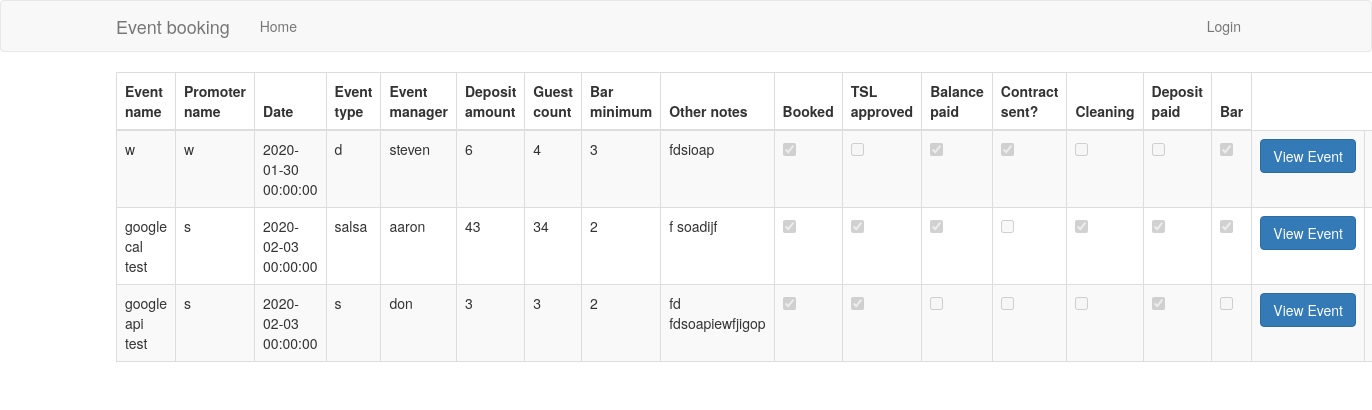
The app's page /events with its own data.
### app/models.py (models this page shows, shortened)
class Event(db.Model):
        id = db.Column(db.Integer, primary_key=True)
        event_name = db.Column(db.String(120), index=True)
        promoter_name = db.Column(db.String(64), index=True)
        event_date = db.Column(db.DateTime, index=True, default=datetime.utcnow)
        event_type = db.Column(db.String(64), index=True)
        event_manager = db.Column(db.String(64), index=True)
        deposit_amount = db.Column(db.Integer)
        guest_count = db.Column(db.Integer)
        bar_min = db.Column(db.Integer)
        other_notes = db.Column(db.String(64), index=True)
        booked = db.Column(db.Boolean, default=False)
        tsl_approved = db.Column(db.Boolean, default=False)
        balance_paid = db.Column(db.Boolean, default=False)
        contract_sent = db.Column(db.Boolean, default=False)
        cleaning = db.Column(db.Boolean, default=False)
        deposit_paid = db.Column(db.Boolean, default=False)
        bar = db.Column(db.Boolean, default=False)
        update = LinkCol('Update', 'update_event', url_kwargs=dict(id='id'))
        user_id = db.Column(db.Integer, db.ForeignKey('user.id'))

### app/routes.py (the view)
@app.route('/events', methods=['GET'])
def events():
    form = EventForm()
    events = Event.query.all()
    return render_template('events.html', form=form, events=events)

### app/forms.py
class EventForm(FlaskForm):
    event_name = StringField('Event name', validators=[DataRequired()])
    promoter_name = StringField('Promoter name', validators=[DataRequired()])
    event_date = DateField('Date', format='%m/%d/%Y', validators=[DataRequired()])
    event_type = StringField('Event type', validators=[DataRequired()])
    event_manager = StringField('Event manager', validators=[DataRequired()])
    deposit_amount = IntegerField('Deposit amount', validators=[DataRequired()])
    guest_count = IntegerField('Guest count', validators=[DataRequired()])
    bar_min = IntegerField('Bar minimum', validators=[DataRequired()])
    other_notes = TextAreaField('Other notes', validators=[Length(min=0, max=140)])
    booked = BooleanField('Booked')
    tsl_approved = BooleanField('TSL approved?')
    balance_paid = BooleanField('Balance paid?')
    contract_sent = BooleanField('Contract sent?')
    cleaning = BooleanField('Cleaning')
    deposit_paid = BooleanField('Deposit paid?')
    bar = BooleanField('Bar?')
    submit = SubmitField('Submit')

### app/templates/events.html (shortened to what this page needs)
{% extends "base.html" %}
{% block app_content %}
<table class="table table-hover table-striped table-bordered">
  <thead class="thead-dark">
  <tr align="center">
    <th scope="col">Event name</th>
    <th scope="col">Promoter name</th>
    <th scope="col">Date</th>
    <th scope="col">Event type</th>
    <th scope="col">Event manager</th>
    <th scope="col">Deposit amount</th>
    <th scope="col">Guest count</th>
    <th scope="col">Bar minimum</th>
    <th scope="col">Other notes</th>
    <th scope="col">Booked</th>
    <th scope="col">TSL approved</th>
    <th scope="col">Balance paid</th>
    <th scope="col">Contract sent?</th>
    <th scope="col">Cleaning</th>
    <th scope="col">Deposit paid</th>
    <th scope="col">Bar</th>
  </tr>
  </thead>
{% for event in events %}
<tr>
  <td class="col">{{ event.event_name }}</td>
  <td class="col">{{ event.promoter_name }}</td>
  <td class="col">{{ event.event_date }}</td>
  <td class="col">{{ event.event_type }}</td>
  <td class="col">{{ event.event_manager }}</td>
  <td class="col">{{ event.deposit_amount }}</td>
  <td class="col">{{ event.guest_count }}</td>
  <td class="col">{{ event.bar_min }}</td>
  <td class="col">{{ event.other_notes }}</td>
  <td class="col">{% if event.booked %}{{ event.booked|replace(event.booked, "") }}<div class="form-check">
  <input class="form-check-input" type="checkbox" value="" id="defaultCheck1" checked disabled></td>
  {% else %}
  <div class="form-check">
  <input class="form-check-input" type="checkbox" value="" id="defaultCheck1" disabled>
  {% endif %}
  <td class="col">{% if event.tsl_approved %}{{ event.tsl_approved|replace(event.tsl_approved, "") }}<div class="form-check">
  <input class="form-check-input" type="checkbox" value="" id="defaultCheck1" checked disabled></td>
  {% else %}
  <div class="form-check">
  <input class="form-check-input" type="checkbox" value="" id="defaultCheck1" disabled>
  {% endif %}
  <td class="col">{% if event.balance_paid %}{{ event.balance_paid|replace(event.balance_paid, "") }}<div class="form-check">
  <input class="form-check-input" type="checkbox" value="" id="defaultCheck1" checked disabled></td>
  {% else %}
  <div class="form-check">
  <input class="form-check-input" type="checkbox" value="" id="defaultCheck1" disabled>
  {% endif %}
  <td class="col">{% if event.contract_sent %}{{ event.contract_sent|replace(event.contract_sent, "") }}<div class="form-check">
  <input class="form-check-input" type="checkbox" value="" id="defaultCheck1" checked disabled></td>
  {% else %}
  <div class="form-check">
  <input class="form-check-input" type="checkbox" value="" id="defaultCheck1" disabled>
  {% endif %}
  <td class="col">{% if event.cleaning %}{{ event.cleaning|replace(event.cleaning, "") }}<div class="form-check">
  <input class="form-check-input" type="checkbox" value="" id="defaultCheck1" checked disabled></td>
  {% else %}
  <div class="form-check">
  <input class="form-check-input" type="checkbox" value="" id="defaultCheck1" disabled>
  {% endif %}
  <td class="col">{% if event.deposit_paid %}{{ event.deposit_paid|replace(event.deposit_paid, "") }}<div class="form-check">
  <input class="form-check-input" type="checkbox" value="" id="defaultCheck1" checked disabled></td>
  {% else %}
  <div class="form-check">
  <input class="form-check-input" type="checkbox" value="" id="defaultCheck1" disabled>
  {% endif %}
  <td class="col">{% if event.bar %}{{ event.bar|replace(event.bar, "") }}<div class="form-check">
  <input class="form-check-input" type="checkbox" value="" id="defaultCheck1" checked disabled></td>
  {% else %}
  <div class="form-check">
  <input class="form-check-input" type="checkbox" value="" id="defaultCheck1" disabled>
  {% endif %}
  <td><a href="{{ url_for('event_details', id=event.id) }}" class="btn btn-primary" roll="button" >View Event</a></td>
  <td></td>
{% endfor %}
{% endblock %}

### records on screen
Event: event_name "w", promoter_name "w", event_date "2020-01-30 00:00:00", event_type "d", event_manager "steven", deposit_amount "6", guest_count "4", bar_min "3", other_notes "fdsioap"
Event: event_name "google cal test", promoter_name "s", event_date "2020-02-03 00:00:00", event_type "salsa", event_manager "aaron", deposit_amount "43", guest_count "34", bar_min "2", other_notes "f soadijf"
Event: event_name "google api test", promoter_name "s", event_date "2020-02-03 00:00:00", event_type "s", event_manager "don", deposit_amount "3", guest_count "3", bar_min "2", other_notes "fd fdsoapiewfjigop"
